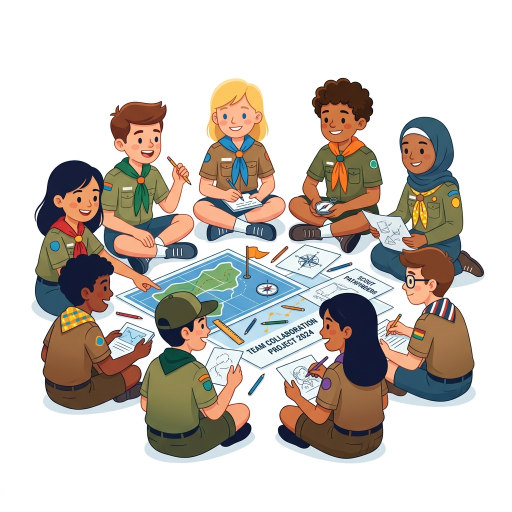
#> input picture supabase/scripts/dinamicas_base.jpg, 1024 x 1024 px, given in place of firma_background.webp, which was not available (shown at 1/2 size)
$ python process_template_image.py scripts/dinamicas_base.jpg scripts/juegos_agua_base.jpg scripts/juegos_agua_base.jpg out.png
#> lines starting #> are read from the running program, lines starting #| are printed output that depends on the picture; pictures that were not available may be replaced by others from this repository, and a replacement may not be noted
import os
from PIL import Image, ImageDraw, ImageFont

def process_article_image_py(input_img_path, output_img_path, title, category):
    # 1. Load template images
#> called with input_img_path = 'scripts/dinamicas_base.jpg', output_img_path = 'out.png', title = 'scripts/juegos_agua_base.jpg', category = 'scripts/juegos_agua_base.jpg'
    bg_path = "frontend/public/images/template/firma_background.webp"
    fg_path = "frontend/public/images/template/firma_frontal.webp"

    bg_img = Image.open(bg_path).convert("RGBA").resize((540, 540), Image.LANCZOS)
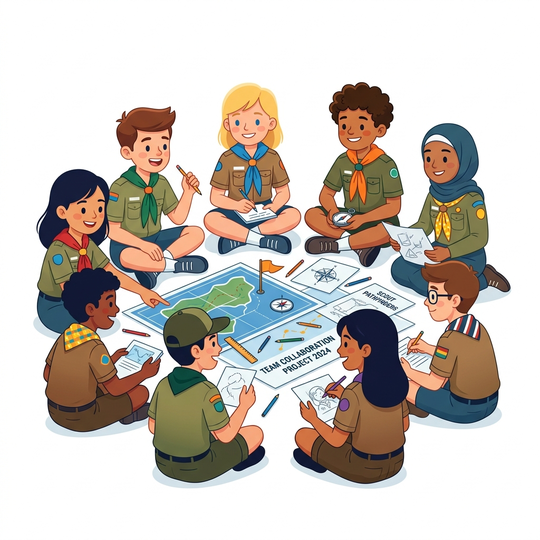
#> bg_img: PIL image 540x540 RGBA; mean R, G, B, A 203.7, 196.6, 189.9, 255
    fg_img = Image.open(fg_path).convert("RGBA").resize((540, 540), Image.LANCZOS)
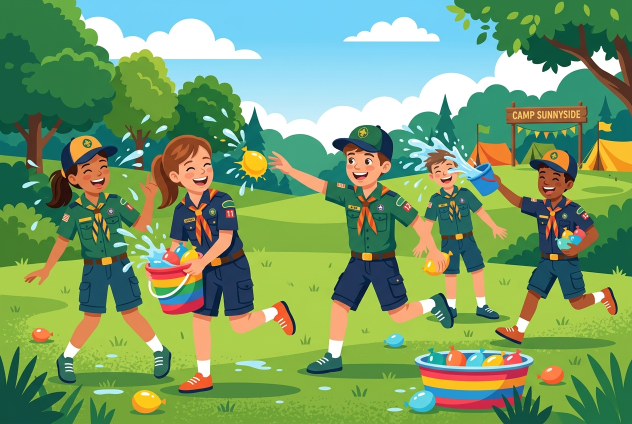
#> input picture supabase/scripts/juegos_agua_base.jpg, 1264 x 848 px, given in place of firma_frontal.webp, which was not available (shown at 1/2 size)
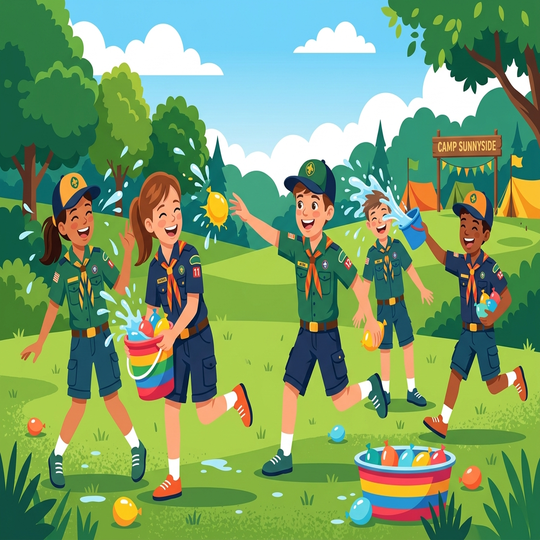
#> fg_img: PIL image 540x540 RGBA; mean R, G, B, A 120.2, 156.7, 106.9, 255

    user_img = Image.open(input_img_path).convert("RGBA")

    # 2. Crop 1:1 centered & resize to 540x540
    width, height = user_img.size
#> width = 1024; height = 1024
    min_dim = min(width, height)
#> min_dim = 1024
    left = (width - min_dim) / 2
#> left = 0
    top = (height - min_dim) / 2
#> top = 0
    right = (width + min_dim) / 2
#> right = 1024
    bottom = (height + min_dim) / 2
#> bottom = 1024
    user_cropped = user_img.crop((left, top, right, bottom)).resize((540, 540), Image.LANCZOS)

    # 3. Create canvas and composite layers
    canvas = Image.new("RGBA", (540, 540), (255, 255, 255, 255))
#> canvas: PIL image 540x540 RGBA; every value is 255
    canvas.paste(bg_img, (0, 0), bg_img)
    canvas.paste(user_cropped, (0, 0), user_cropped)
    canvas.paste(fg_img, (0, 0), fg_img)

    # 4. Prepare drawing context for text layers
    draw = ImageDraw.Draw(canvas)

    # Load bold fonts if available, or fallback to default bold
    try:
        font_title = ImageFont.truetype("georgiab.ttf", 20)
    except IOError:
        try:
            font_title = ImageFont.truetype("arialbd.ttf", 20)
        except IOError:
            font_title = ImageFont.load_default()

    try:
        font_cat = ImageFont.truetype("arialbd.ttf", 20)
    except IOError:
        font_cat = ImageFont.load_default()

    # Capa 4: Title text at X=79, Y=495
    title_text = title.upper()
    max_width = 460
    target_x = 79
    target_y = 485  # Offset for baseline centering in PIL

    # Truncate if exceeds max_width
    while len(title_text) > 0:
        bbox = draw.textbbox((0, 0), title_text + "...", font=font_title)
        w = bbox[2] - bbox[0]
        if w <= max_width or len(title_text) <= 3:
            break
        title_text = title_text[:-1]
#> this loop made 1 pass
#> (bbox, w) on pass 1: ((0, 4, 356, 24), 356)

    if title_text != title.upper():
        title_text += "..."

    # Draw stroke outline (red #cb3327)
    stroke_color = (203, 51, 39, 255) # #cb3327
    fill_color = (255, 255, 255, 255) # #ffffff

    # PIL stroke
    draw.text((target_x, target_y), title_text, font=font_title, fill=fill_color, stroke_width=2, stroke_fill=stroke_color)

    # Capa 5: Category badge (Fondo clr1 #ffffff, padding 2px/4px, redondeado sm 4px, texto en rojo #cb3327)
    cat_text = category.upper()
    cat_color = (203, 51, 39, 255) # #cb3327
    bg_color = (255, 255, 255, 255) # clr1 #ffffff

    bbox_cat = draw.textbbox((0, 0), cat_text, font=font_cat)
#> bbox_cat = (0, 4, 337, 24)
    cat_w = bbox_cat[2] - bbox_cat[0]
#> cat_w = 337
    cat_h = bbox_cat[3] - bbox_cat[1]
#> cat_h = 20

    pad_x = 6
    pad_y = 3
    cat_x = 505 - cat_w
#> cat_x = 168
    cat_y = 25

    bg_x0 = cat_x - pad_x
#> bg_x0 = 162
    bg_y0 = cat_y - pad_y
    bg_x1 = 505 + pad_x
    bg_y1 = cat_y + cat_h + pad_y
#> bg_y1 = 48

    # Dibujar fondo clr1 (#ffffff) redondeado (radius 4px)
    draw.rounded_rectangle([bg_x0, bg_y0, bg_x1, bg_y1], radius=4, fill=bg_color)
    draw.text((cat_x, cat_y), cat_text, font=font_cat, fill=cat_color)

    # 5. Convert to RGB & Save WebP
    canvas_rgb = canvas.convert("RGB")
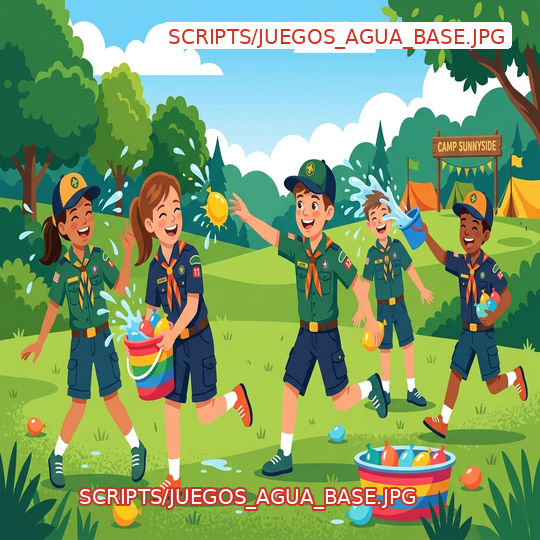
#> canvas_rgb: PIL image 540x540 RGB; mean R, G, B 126, 156.8, 108.1
    with open(output_img_path, "wb") as f:
        canvas_rgb.save(f, "WEBP", quality=80)
    print(f"Processed image with template saved to: {output_img_path}")

if __name__ == "__main__":
    import sys
    if len(sys.argv) >= 5:
        raw_img = sys.argv[1]
        title = sys.argv[2]
        category = sys.argv[3]
        out_img = sys.argv[4]
    else:
        raw_img = r"C:\Users\claud\.gemini\antigravity-cli\brain\1a6629cd-bb47-41eb-8e2a-da64d2f5d41e\el_nido_juego_1784875874733.jpg"
        title = "El Nido de los Recuerdos"
        category = "Dinámicas"
        out_img = r"frontend/public/uploads/actividad_elNido.webp"

    process_article_image_py(raw_img, out_img, title, category)
